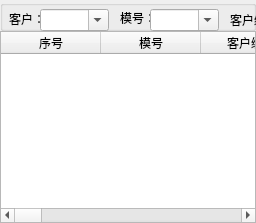
      <widget class="QWidget" name="yanmoxingxi">
       <attribute name="title">
        <string>验模信息</string>
       </attribute>
       <layout class="QVBoxLayout" name="verticalLayout_4">
        <property name="spacing">
         <number>0</number>
        </property>
        <property name="leftMargin">
         <number>0</number>
        </property>
        <property name="topMargin">
         <number>0</number>
        </property>
        <property name="rightMargin">
         <number>0</number>
        </property>
        <property name="bottomMargin">
         <number>0</number>
        </property>
        <item>
         <widget class="QWidget" name="widget_4" native="true">
          <property name="maximumSize">
           <size>
            <width>16777215</width>
            <height>62</height>
           </size>
          </property>
          <widget class="QWidget" name="layoutWidget_3">
           <property name="geometry">
            <rect>
             <x>1</x>
             <y>1</y>
             <width>390</width>
             <height>60</height>
            </rect>
           </property>
           <layout class="QGridLayout" name="gridLayout_5">
            <item row="0" column="9">
             <widget class="QToolButton" name="toolButton_22">
              <property name="text">
               <string>退出</string>
              </property>
              <property name="icon">
               <iconset>
                <normaloff>ICO/png/1110305.png</normaloff>ICO/png/1110305.png</iconset>
              </property>
              <property name="iconSize">
               <size>
                <width>36</width>
                <height>36</height>
               </size>
              </property>
              <property name="toolButtonStyle">
               <enum>Qt::ToolButtonTextUnderIcon</enum>
              </property>
              <property name="autoRaise">
               <bool>true</bool>
              </property>
             </widget>
            </item>
            <item row="0" column="4">
             <widget class="QToolButton" name="toolButton_23">
              <property name="text">
               <string>查看</string>
              </property>
              <property name="icon">
               <iconset>
                <normaloff>ICO/png/1081662.png</normaloff>ICO/png/1081662.png</iconset>
              </property>
              <property name="iconSize">
               <size>
                <width>36</width>
                <height>36</height>
               </size>
              </property>
              <property name="toolButtonStyle">
               <enum>Qt::ToolButtonTextUnderIcon</enum>
              </property>
              <property name="autoRaise">
               <bool>true</bool>
              </property>
             </widget>
            </item>
            <item row="0" column="2">
             <widget class="QToolButton" name="toolButton_24">
              <property name="text">
               <string>修改</string>
              </property>
              <property name="icon">
               <iconset>
                <normaloff>ICO/png/1073170.png</normaloff>ICO/png/1073170.png</iconset>
              </property>
              <property name="iconSize">
               <size>
                <width>36</width>
                <height>36</height>
               </size>
              </property>
              <property name="toolButtonStyle">
               <enum>Qt::ToolButtonTextUnderIcon</enum>
              </property>
              <property name="autoRaise">
               <bool>true</bool>
              </property>
             </widget>
            </item>
            <item row="0" column="7">
             <widget class="QToolButton" name="toolButton_25">
              <property name="text">
               <string>流程跳转</string>
              </property>
              <property name="icon">
               <iconset>
                <normaloff>ICO/png/1081628.png</normaloff>ICO/png/1081628.png</iconset>
              </property>
              <property name="iconSize">
               <size>
                <width>36</width>
                <height>36</height>
               </size>
              </property>
              <property name="toolButtonStyle">
               <enum>Qt::ToolButtonTextUnderIcon</enum>
              </property>
              <property name="autoRaise">
               <bool>true</bool>
              </property>
             </widget>
            </item>
            <item row="0" column="1">
             <widget class="QToolButton" name="toolButton_26">
              <property name="text">
               <string>删除</string>
              </property>
              <property name="icon">
               <iconset>
                <normaloff>ICO/png/1081640.png</normaloff>ICO/png/1081640.png</iconset>
              </property>
              <property name="iconSize">
               <size>
                <width>36</width>
                <height>36</height>
               </size>
              </property>
              <property name="toolButtonStyle">
               <enum>Qt::ToolButtonTextUnderIcon</enum>
              </property>
              <property name="autoRaise">
               <bool>true</bool>
              </property>
             </widget>
            </item>
            <item row="0" column="5">
             <widget class="QToolButton" name="toolButton_27">
              <property name="text">
               <string>导出</string>
              </property>
              <property name="icon">
               <iconset>
                <normaloff>ICO/png/1081656.png</normaloff>ICO/png/1081656.png</iconset>
              </property>
              <property name="iconSize">
               <size>
                <width>36</width>
                <height>36</height>
               </size>
              </property>
              <property name="toolButtonStyle">
               <enum>Qt::ToolButtonTextUnderIcon</enum>
              </property>
              <property name="autoRaise">
               <bool>true</bool>
              </property>
             </widget>
            </item>
            <item row="0" column="6">
             <widget class="Line" name="line_10">
              <property name="orientation">
               <enum>Qt::Vertical</enum>
              </property>
             </widget>
            </item>
            <item row="0" column="0">
             <widget class="QToolButton" name="toolButton_28">
              <property name="text">
               <string>新增</string>
              </property>
              <property name="icon">
               <iconset>
                <normaloff>ICO/png/1081676.png</normaloff>ICO/png/1081676.png</iconset>
              </property>
              <property name="iconSize">
               <size>
                <width>36</width>
                <height>36</height>
               </size>
              </property>
              <property name="toolButtonStyle">
               <enum>Qt::ToolButtonTextUnderIcon</enum>
              </property>
              <property name="autoRaise">
               <bool>true</bool>
              </property>
             </widget>
            </item>
            <item row="0" column="8">
             <widget class="Line" name="line_11">
              <property name="orientation">
               <enum>Qt::Vertical</enum>
              </property>
             </widget>
            </item>
            <item row="0" column="3">
             <widget class="Line" name="line_12">
              <property name="orientation">
               <enum>Qt::Vertical</enum>
              </property>
             </widget>
            </item>
           </layout>
          </widget>
         </widget>
        </item>
        <item>
         <widget class="QGroupBox" name="groupBox_5">
          <property name="maximumSize">
           <size>
            <width>16777215</width>
            <height>40</height>
           </size>
          </property>
          <property name="title">
           <string/>
          </property>
          <widget class="QPushButton" name="chaxun_4">
           <property name="enabled">
            <bool>true</bool>
           </property>
           <property name="geometry">
            <rect>
             <x>920</x>
             <y>10</y>
             <width>75</width>
             <height>23</height>
            </rect>
           </property>
           <property name="text">
            <string>查询</string>
           </property>
          </widget>
          <widget class="QLabel" name="label_24">
           <property name="geometry">
            <rect>
             <x>585</x>
             <y>12</y>
             <width>31</width>
             <height>16</height>
            </rect>
           </property>
           <property name="maximumSize">
            <size>
             <width>36</width>
             <height>16</height>
            </size>
           </property>
           <property name="text">
            <string>日期：</string>
           </property>
          </widget>
          <widget class="QDateEdit" name="dateEdit_7">
           <property name="geometry">
            <rect>
             <x>727</x>
             <y>11</y>
             <width>88</width>
             <height>20</height>
            </rect>
           </property>
           <property name="minimumSize">
            <size>
             <width>88</width>
             <height>20</height>
            </size>
           </property>
           <property name="maximumSize">
            <size>
             <width>88</width>
             <height>20</height>
            </size>
           </property>
           <property name="calendarPopup">
            <bool>true</bool>
           </property>
          </widget>
          <widget class="QLabel" name="label_26">
           <property name="geometry">
            <rect>
             <x>9</x>
             <y>11</y>
             <width>31</width>
             <height>16</height>
            </rect>
           </property>
           <property name="maximumSize">
            <size>
             <width>36</width>
             <height>16</height>
            </size>
           </property>
           <property name="styleSheet">
            <string notr="true"/>
           </property>
           <property name="text">
            <string>客户：</string>
           </property>
          </widget>
          <widget class="QLabel" name="label_27">
           <property name="geometry">
            <rect>
             <x>120</x>
             <y>10</y>
             <width>31</width>
             <height>16</height>
            </rect>
           </property>
           <property name="maximumSize">
            <size>
             <width>36</width>
             <height>16</height>
            </size>
           </property>
           <property name="text">
            <string>模号：</string>
           </property>
          </widget>
          <widget class="QLabel" name="label_28">
           <property name="geometry">
            <rect>
             <x>710</x>
             <y>11</y>
             <width>16</width>
             <height>16</height>
            </rect>
           </property>
           <property name="text">
            <string>至</string>
           </property>
          </widget>
          <widget class="QDateEdit" name="dateEdit_8">
           <property name="geometry">
            <rect>
             <x>617</x>
             <y>11</y>
             <width>88</width>
             <height>20</height>
            </rect>
           </property>
           <property name="minimumSize">
            <size>
             <width>88</width>
             <height>20</height>
            </size>
           </property>
           <property name="maximumSize">
            <size>
             <width>88</width>
             <height>20</height>
            </size>
           </property>
           <property name="calendarPopup">
            <bool>true</bool>
           </property>
          </widget>
          <widget class="QComboBox" name="comboBox_13">
           <property name="geometry">
            <rect>
             <x>40</x>
             <y>9</y>
             <width>69</width>
             <height>22</height>
            </rect>
           </property>
           <property name="editable">
            <bool>true</bool>
           </property>
          </widget>
          <widget class="QComboBox" name="comboBox_14">
           <property name="geometry">
            <rect>
             <x>150</x>
             <y>9</y>
             <width>69</width>
             <height>22</height>
            </rect>
           </property>
           <property name="editable">
            <bool>true</bool>
           </property>
          </widget>
          <widget class="QComboBox" name="comboBox_15">
           <property name="geometry">
            <rect>
             <x>290</x>
             <y>9</y>
             <width>111</width>
             <height>22</height>
            </rect>
           </property>
           <property name="editable">
            <bool>true</bool>
           </property>
          </widget>
          <widget class="QLabel" name="label_29">
           <property name="geometry">
            <rect>
             <x>230</x>
             <y>10</y>
             <width>61</width>
             <height>20</height>
            </rect>
           </property>
           <property name="text">
            <string>客户编号：</string>
           </property>
          </widget>
          <widget class="QCheckBox" name="checkBox_7">
           <property name="geometry">
            <rect>
             <x>820</x>
             <y>2</y>
             <width>89</width>
             <height>16</height>
            </rect>
           </property>
           <property name="text">
            <string>包括移模项目</string>
           </property>
          </widget>
          <widget class="QCheckBox" name="checkBox_8">
           <property name="geometry">
            <rect>
             <x>820</x>
             <y>20</y>
             <width>89</width>
             <height>16</height>
            </rect>
           </property>
           <property name="text">
            <string>包括历史记录</string>
           </property>
          </widget>
          <widget class="QLabel" name="label_38">
           <property name="geometry">
            <rect>
             <x>420</x>
             <y>10</y>
             <width>60</width>
             <height>20</height>
            </rect>
           </property>
           <property name="maximumSize">
            <size>
             <width>60</width>
             <height>20</height>
            </size>
           </property>
           <property name="text">
            <string>验收人员：</string>
           </property>
          </widget>
          <widget class="QLineEdit" name="lineEdit_10">
           <property name="geometry">
            <rect>
             <x>480</x>
             <y>10</y>
             <width>81</width>
             <height>20</height>
            </rect>
           </property>
           <property name="minimumSize">
            <size>
             <width>81</width>
             <height>20</height>
            </size>
           </property>
           <property name="maximumSize">
            <size>
             <width>81</width>
             <height>20</height>
            </size>
           </property>
          </widget>
         </widget>
        </item>
        <item>
         <widget class="QTableWidget" name="tableWidget_ym">
          <property name="sizePolicy">
           <sizepolicy hsizetype="Preferred" vsizetype="Preferred">
            <horstretch>0</horstretch>
            <verstretch>0</verstretch>
           </sizepolicy>
          </property>
          <property name="autoScroll">
           <bool>true</bool>
          </property>
          <column>
           <property name="text">
            <string>序号</string>
           </property>
          </column>
          <column>
           <property name="text">
            <string>模号</string>
           </property>
          </column>
          <column>
           <property name="text">
            <string>客户编号</string>
           </property>
          </column>
          <column>
           <property name="text">
            <string>验收次数</string>
           </property>
          </column>
          <column>
           <property name="text">
            <string>钳工担当</string>
           </property>
          </column>
          <column>
           <property name="text">
            <string>钳工组别</string>
           </property>
          </column>
          <column>
           <property name="text">
            <string>验模担当</string>
           </property>
          </column>
          <column>
           <property name="text">
            <string>预验日期</string>
           </property>
          </column>
          <column>
           <property name="text">
            <string>预验完善</string>
           </property>
          </column>
          <column>
           <property name="text">
            <string>达成率</string>
           </property>
          </column>
          <column>
           <property name="text">
            <string>复验日期</string>
           </property>
          </column>
          <column>
           <property name="text">
            <string>复验问题</string>
           </property>
          </column>
          <column>
           <property name="text">
            <string>达成率</string>
           </property>
          </column>
          <column>
           <property name="text">
            <string>客验日期</string>
           </property>
          </column>
          <column>
           <property name="text">
            <string>客验问题</string>
           </property>
          </column>
          <column>
           <property name="text">
            <string>达成率</string>
           </property>
          </column>
          <column>
           <property name="text">
            <string>新建列</string>
           </property>
          </column>
          <column>
           <property name="text">
            <string>终验日期</string>
           </property>
          </column>
          <column>
           <property name="text">
            <string>终验问题</string>
           </property>
          </column>
          <column>
           <property name="text">
            <string>达成率</string>
           </property>
          </column>
          <column>
           <property name="text">
            <string>路径</string>
           </property>
          </column>
         </widget>
        </item>
       </layout>
      </widget>
